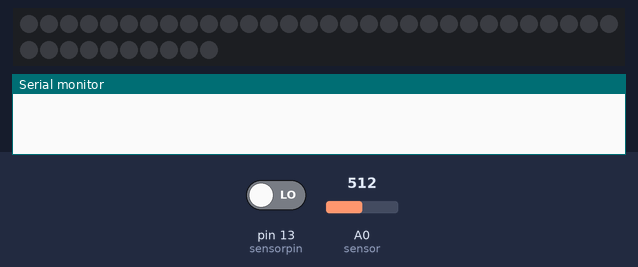
Simulated run of this sketch. Board: Arduino Uno, built with avr-gcc and run on an emulated ATmega328P. On the bench: 40 RGB LEDs in strip order, left to right, continuing on the next row, the last lines printed to the serial monitor. The inputs (shaded band) are chosen by the test bench; at power-on: pin 13 (sensorpin) LOW, A0 (sensor) = 512. Dim RGB values are drawn brighter than linear; random numbers use the default seed unless the sketch sets one.

Above: at 1.2 s.
1.3 s: pin 13 (sensorpin) driven HIGH
At 1.86 s:
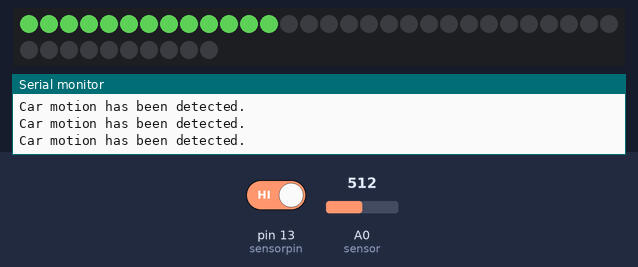
3.8 s: A0 (sensor) set to 488
At 4.5 s:
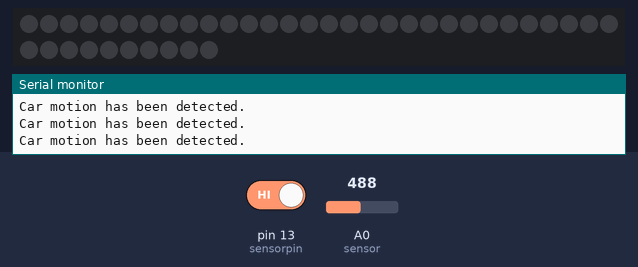
5.4 s: A0 (sensor) set to 510
At 5.91 s:
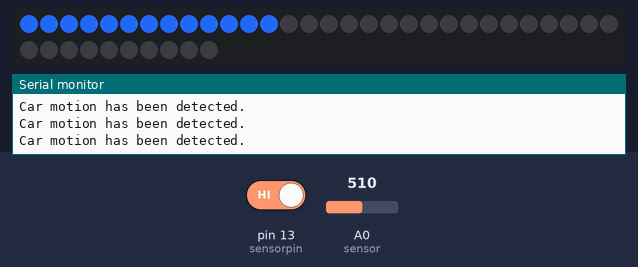
7.8 s: A0 (sensor) set to 490
At 9.2 s:
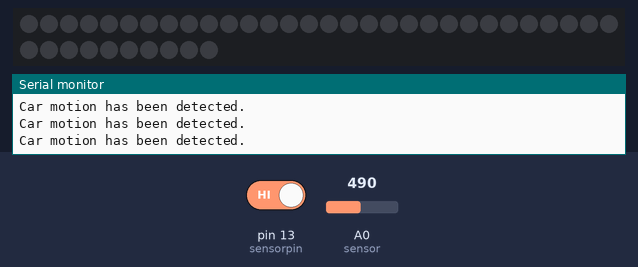
9.5 s: A0 (sensor) set to 511
At 10.36 s:
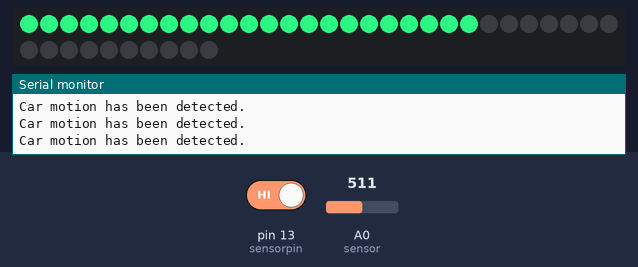
12.0 s: A0 (sensor) set to 306
At 12.5 s:
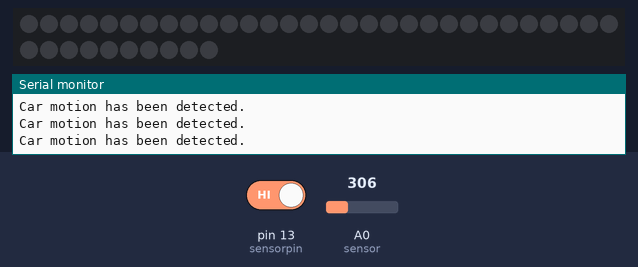
Timing chart, 0 to 14.6 s (numbered marks = the images above; inputs shaded):
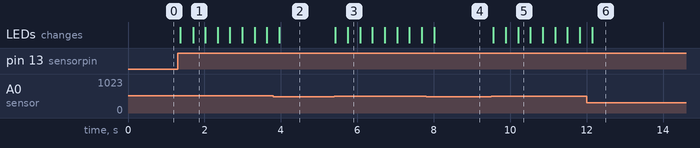

Measured:
- the behaviour switches between 501 and 500 on A0 (sensor) (found by bisection; images 1 and 2)
- after the input at 1.3 s, the LEDs: first change after 0.07 s (image 1 shows a later state)
- after the input at 5.4 s, the LEDs: first change at once (image 3 shows a later state)
- after the input at 9.5 s, the LEDs: first change after 0.05 s (image 5 shows a later state)

The sketch:

sketch_dec07a.ino
```cpp
#include <Adafruit_NeoPixel.h>  //Loading Library Files to Implement NeoPixels

#define PIN 2   // input pin Neopixel is attached to

#define NUMPIXELS      40 // number of neopixels in strip

Adafruit_NeoPixel pixels = Adafruit_NeoPixel(NUMPIXELS, PIN, NEO_GRB + NEO_KHZ800);


//Setting Variables
int redColor = 0;
int greenColor = 0;
int blueColor = 0;
int value = 0;
int sensorpin = 13;
int pirstate = LOW;
int delayval = 10; // timing delay in milliseconds


void setup()
{

  pinMode(sensorpin, INPUT);  //PIR sensor pin to INPUT
  Serial.begin(9600);
  pixels.begin();  // Initialize the NeoPixel library.
}

void loop()
{
  int cds = analogRead(A0);    //Connect the illumination sensor to the analogRead (A0)

  setColor();                  //Call up color functions to enter neo fixel

  value = digitalRead(sensorpin);


  if(cds>500 && value==HIGH)        //If the illumination sensor receives a high value by detecting light and movement of 500 or more,
  {

    for (int i=0; i < NUMPIXELS; i++)   // Neo Pixel's led, 40 lights in order
    {
     pixels.setPixelColor(i, pixels.Color(redColor, greenColor, blueColor)); // pixels.Color taks RGB values, from 0,0,0 up to 255,255,255
     pixels.show(); // This sends the updated pixel color to the hardware
     delay(delayval); // Delay for a period of time (in milliseconds).

      if (pirstate==LOW)
      {
        Serial.println("Car motion has been detected.");
        pirstate == HIGH;
      }

    }
  }
  else
  {
    for(int i=0; i< NUMPIXELS; i++)
    {
      pixels.setPixelColor(i, pixels.Color(0,0,0));  //If the above conditions are not met, add 0,0,0 to the led RGB to prevent light from coming out
      pixels.show();
    }

    delay(delayval);
  }

}


void setColor() // setcolor function, Select any value to set for RGB
{
  redColor = random(0, 255);
  greenColor = random(0,255);
  blueColor = random(0, 255);
}
```
